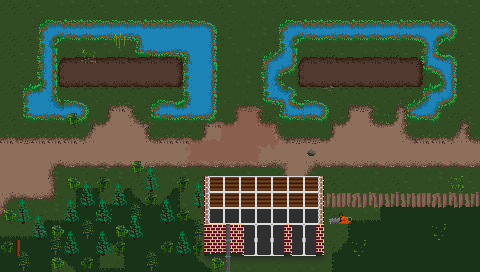

A level layout from a 2D game, rendered from its tile map. Below: a short description, then the map file with tile-grid data replaced by summaries:
An orthogonal 30x17 tile map with 16x16 px tiles, 16 tile layers (ground, ground-overlay, ground-overlay2, ground-overlay3, ...) and 48 objects (23x COLLISIONBOX, 18x PROP, 3x SPAWNPOINT, 2x LIGHTSOURCE, AREA, ...).

<map version="1.2" tiledversion="1.3.4" orientation="orthogonal" renderorder="right-down" width="30" height="17" tilewidth="16" tileheight="16" infinite="0" nextlayerid="22" nextobjectid="36" name="thursday">
 <properties>
  <property name="GRAVITY" type="int" value="0" />
  <property name="minPumpkins" value="5" />
 </properties>
 <tileset firstgid="1" source="tiles-greenhouse.tsx" />
 <layer id="1" name="ground" width="30" height="17">
  <data>[510 cells, 510 non-empty, 9 distinct tile ids]</data>
 </layer>
 <layer id="2" name="ground-overlay" width="30" height="17">
  <data>[510 cells, 297 non-empty, 44 distinct tile ids]</data>
 </layer>
 <layer id="9" name="ground-overlay2" width="30" height="17">
  <data>[510 cells, 28 non-empty, 17 distinct tile ids]</data>
 </layer>
 <layer id="16" name="ground-overlay3" width="30" height="17">
  <data>[510 cells, 121 non-empty, 21 distinct tile ids]</data>
 </layer>
 <layer id="18" name="ground-shadows" width="30" height="17">
  <data>[510 cells, 9 non-empty, 3 distinct tile ids]</data>
 </layer>
 <layer id="19" name="ground-props" width="30" height="17">
  <data>[510 cells, 17 non-empty, 13 distinct tile ids]</data>
 </layer>
 <layer id="3" name="walls" width="30" height="17">
  <data>[510 cells, 65 non-empty, 12 distinct tile ids]</data>
 </layer>
 <objectgroup color="#0033ff" id="10" name="Areas">
  <object id="31" type="AREA" x="216" y="128" width="55" height="43">
   <properties>
    <property name="tags" value="refillwater" />
   </properties>
  </object>
 </objectgroup>
 <objectgroup id="11" name="Spawns">
  <object id="25" name="farmer" type="SPAWNPOINT" x="288" y="152" width="16" height="16" />
  <object id="26" name="enemy1" type="SPAWNPOINT" x="18" y="158" width="16" height="16" />
  <object id="27" name="enemy2" type="SPAWNPOINT" x="442" y="142" width="16" height="16" />
 </objectgroup>
 <objectgroup id="12" name="Props">
  <object id="22" type="PROP" x="233" y="88" width="16" height="10">
   <properties>
    <property name="addShadow" type="bool" value="true" />
    <property name="collision" type="bool" value="true" />
    <property name="collisionboxHeight" type="float" value="4" />
    <property name="collisionboxWidth" type="float" value="6.4" />
    <property name="indestructible" type="bool" value="false" />
    <property name="spritesheetName" value="can" />
   </properties>
  </object>
  <object id="23" name="can-pickup" type="TRIGGER" x="225" y="76" width="32" height="31">
   <properties>
    <property name="triggerActivation" value="INTERACT" />
    <property name="triggerOneTime" type="bool" value="true" />
    <property name="triggerTarget" value="22" />
    <property name="triggermessage" value="picked-up" />
   </properties>
  </object>
  <object id="30" type="PROP" x="228" y="117" width="30" height="48">
   <properties>
    <property name="addShadow" type="bool" value="true" />
    <property name="collision" type="bool" value="true" />
    <property name="collisionType" value="STATIC" />
    <property name="collisionboxHeight" value="16.0" />
    <property name="collisionboxWidth" value="30.0" />
    <property name="indestructible" type="bool" value="true" />
    <property name="spritesheetName" value="well" />
   </properties>
  </object>
  <object id="37" type="PROP" x="213" y="205" width="16" height="14">
   <properties>
    <property name="addShadow" type="bool" value="true" />
    <property name="collision" type="bool" value="true" />
    <property name="collisionboxHeight" type="float" value="5.6000000000000005" />
    <property name="collisionboxWidth" type="float" value="6.4" />
    <property name="indestructible" type="bool" value="false" />
    <property name="spritesheetName" value="palletpumpkin" />
   </properties>
  </object>
  <object id="38" type="PROP" x="222" y="219" width="16" height="14">
   <properties>
    <property name="addShadow" type="bool" value="true" />
    <property name="collision" type="bool" value="true" />
    <property name="collisionboxHeight" type="float" value="5.6000000000000005" />
    <property name="collisionboxWidth" type="float" value="6.4" />
    <property name="indestructible" type="bool" value="false" />
    <property name="spritesheetName" value="palletpumpkin" />
   </properties>
  </object>
  <object id="39" type="PROP" x="231" y="209" width="11" height="9">
   <properties>
    <property name="addShadow" type="bool" value="true" />
    <property name="collision" type="bool" value="true" />
    <property name="collisionboxHeight" type="float" value="3.6" />
    <property name="collisionboxWidth" type="float" value="4.4" />
    <property name="indestructible" type="bool" value="false" />
    <property name="spritesheetName" value="pumpkin2" />
   </properties>
  </object>
  <object id="40" type="PROP" x="243" y="208" width="11" height="9">
   <properties>
    <property name="addShadow" type="bool" value="true" />
    <property name="collision" type="bool" value="true" />
    <property name="collisionboxHeight" type="float" value="3.6" />
    <property name="collisionboxWidth" type="float" value="4.4" />
    <property name="indestructible" type="bool" value="false" />
    <property name="spritesheetName" value="pumpkin2" />
   </properties>
  </object>
  <object id="41" type="PROP" x="303" y="213" width="16" height="11">
   <properties>
    <property name="addShadow" type="bool" value="true" />
    <property name="collision" type="bool" value="true" />
    <property name="collisionboxHeight" type="float" value="4.4" />
    <property name="collisionboxWidth" type="float" value="6.4" />
    <property name="indestructible" type="bool" value="false" />
    <property name="spritesheetName" value="pallet4" />
   </properties>
  </object>
  </objectgroup>
 <objectgroup id="13" name="Lights">
  <!-- 25 objects omitted --></objectgroup>
 <objectgroup id="14" name="Collision">
  <!-- 24 objects omitted --></objectgroup>
 <layer id="4" name="walls-overlay1" width="30" height="17">
  <data>[510 cells, 33 non-empty, 4 distinct tile ids]</data>
 </layer>
 <layer id="5" name="walls-overlay2" width="30" height="17">
  <properties>
   <property name="RENDERTYPE" value="OVERLAY" />
  </properties>
  <data>[510 cells, 22 non-empty, 8 distinct tile ids]</data>
 </layer>
 <layer id="21" name="walls-overlay3" width="30" height="17">
  <data>[510 cells, 8 non-empty, 3 distinct tile ids]</data>
 </layer>
 <layer id="6" name="wall-top" width="30" height="17">
  <properties>
   <property name="RENDERTYPE" value="OVERLAY" />
  </properties>
  <data>[510 cells, 7 non-empty, 1 distinct tile ids]</data>
 </layer>
 <layer id="8" name="wall-top-overlay" width="30" height="17">
  <properties>
   <property name="RENDERTYPE" value="OVERLAY" />
  </properties>
  <data>[510 cells, 0 non-empty, 0 distinct tile ids]</data>
 </layer>
 <layer id="15" name="roof" width="30" height="17">
  <properties>
   <property name="RENDERTYPE" value="OVERLAY" />
  </properties>
  <data>[510 cells, 21 non-empty, 1 distinct tile ids]</data>
 </layer>
 <layer id="17" name="roof-overlay" width="30" height="17">
  <properties>
   <property name="RENDERTYPE" value="OVERLAY" />
  </properties>
  <data>[510 cells, 21 non-empty, 1 distinct tile ids]</data>
 </layer>
 <layer id="20" name="roof-overlay2" width="30" height="17">
  <properties>
   <property name="RENDERTYPE" value="OVERLAY" />
  </properties>
  <data>[510 cells, 6 non-empty, 2 distinct tile ids]</data>
 </layer>
 <layer id="7" name="foreground" width="30" height="17">
  <properties>
   <property name="RENDERTYPE" value="OVERLAY" />
  </properties>
  <data>[510 cells, 3 non-empty, 2 distinct tile ids]</data>
 </layer>
</map>
<!-- 36 of 48 objects omitted -->
